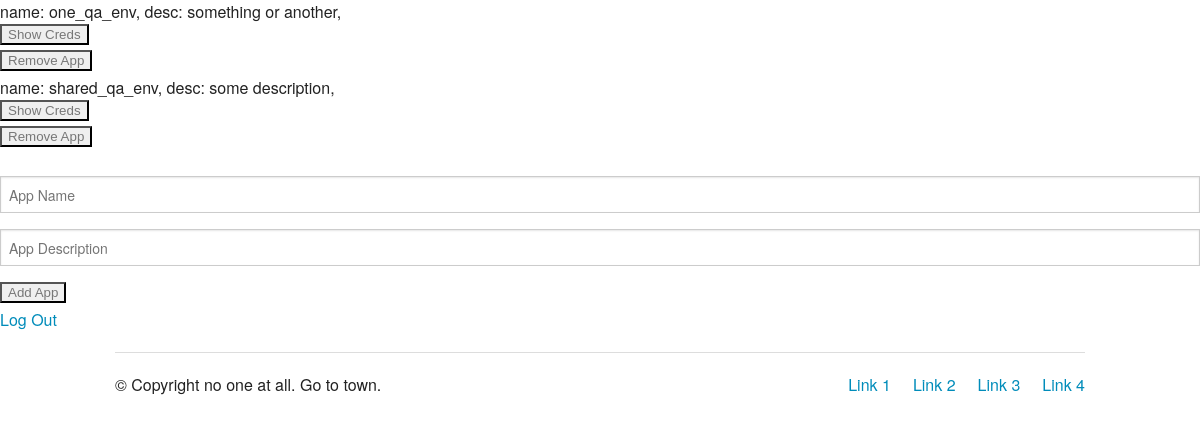
Before: /test/ (signed in) with the older database file.
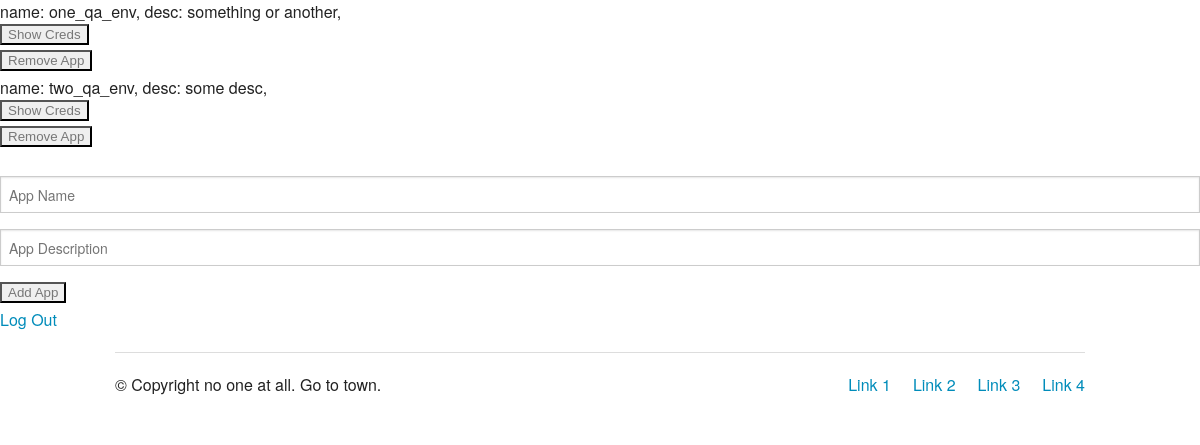
After: the same page with the newer database file.
### mortimer/models.py (models this page shows, shortened)
class AppID(models.Model):
    app_user = models.ForeignKey(User)
    app_name = models.CharField(max_length=100)
    app_desc = models.CharField(max_length=500)
    class Meta:
        unique_together = (("app_user","app_name"),)

### mortimer/views.py (the view)
# urls.py: url(r'^test/', 'mortimer.views.test'),
@login_required(redirect_field_name=None,login_url='/login/')
def test(request):
    login_template = loader.get_template('test.html')
    context = RequestContext(request,{'apps':AppID.objects.filter(app_user=request.user)})
    return HttpResponse(login_template.render(context))

### mortimer/templates/test.html (shortened to what this page needs)
{% extends "base.html" %}
{% block content %}
{% for app in apps %}
<div>
    <form class="app">
        <div>
            name: {{ app.app_name }}, desc: {{ app.app_desc }},
            <input id="button" type="submit" value="Show Creds"/>
        </div>
    </form>
    <form class="rm">
        <div>
            <input type="submit" value="Remove App"/>
        </div>
    </form>
</div>
{% endfor %}
<br/>
<form class="mk">
    <div>
        <input type="text" name="name" placeholder="App Name"/>
        <input type="text" name="description" placeholder="App Description"/>
        <input type="submit" value="Add App"/>
    </div>
</form>
<a href="/logout">Log Out</a>
{% endblock %}

### mortimer/templates/base.html (shortened to what this page needs)
<!DOCTYPE HTML>
<link rel="stylesheet" type="text/css" href="/static/css/mortimer.css">
<link rel="stylesheet" type="text/css" href="/static/external/foundation-5.5.0/css/foundation.min.css">
<HTML>
    <BODY>
    {% block content %}
        {% endblock %}
    </BODY>
</HTML>
 <footer class="row">
        <div class="large-12 columns">
          <hr />
          <div class="row">
            <div class="large-6 columns">
              <p>© Copyright no one at all. Go to town.</p>
            </div>
            <div class="large-6 columns">
              <ul class="inline-list right">
                <li><a href="#">Link 1</a></li>
                <li><a href="#">Link 2</a></li>
                <li><a href="#">Link 3</a></li>
                <li><a href="#">Link 4</a></li>
              </ul>
            </div>
          </div>
        </div>
      </footer>

### mortimer/static/css/mortimer.css (style rules this page uses)
html, button, input, select, textarea { color: #777; display: block; }
body { font-size: 1em; font-family: 'Muli', sans-serif; line-height: 1.4; background-color: #f1f1f1; }
input { margin-bottom: 5px; }
input[type="text"], input[type="password"] { background-color: white; border: 1px solid #cccccc; box-sizing: border-box; box-shadow: inset 0 1px 2px rgba(0, 0, 0, 0.1); color: #000; color: rgba(0, 0, 0, 0.75); font-family: inherit; font-size: 0.875em; height: 2.3125em; margin: 0 0 1em 0; padding: 0 0.5em; transition: box-shadow 0.45s, border-color 0.45s ease-in-out; }

Changed rows visible on the page:
removed AppID: app_name "shared_qa_env", app_desc "some description"
added AppID: app_name "two_qa_env", app_desc "some desc"
